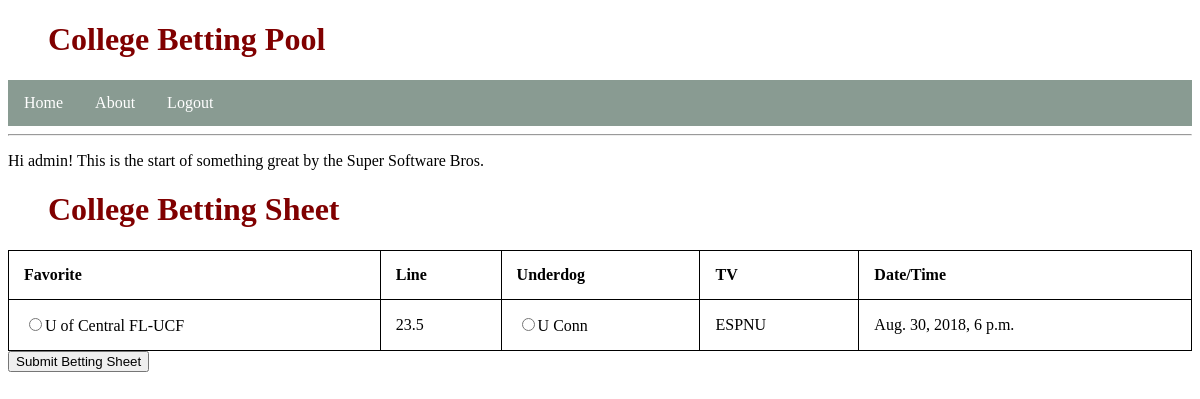
/collegebettingpoolapp/ (signed in), run on an earlier commit of the app's database.
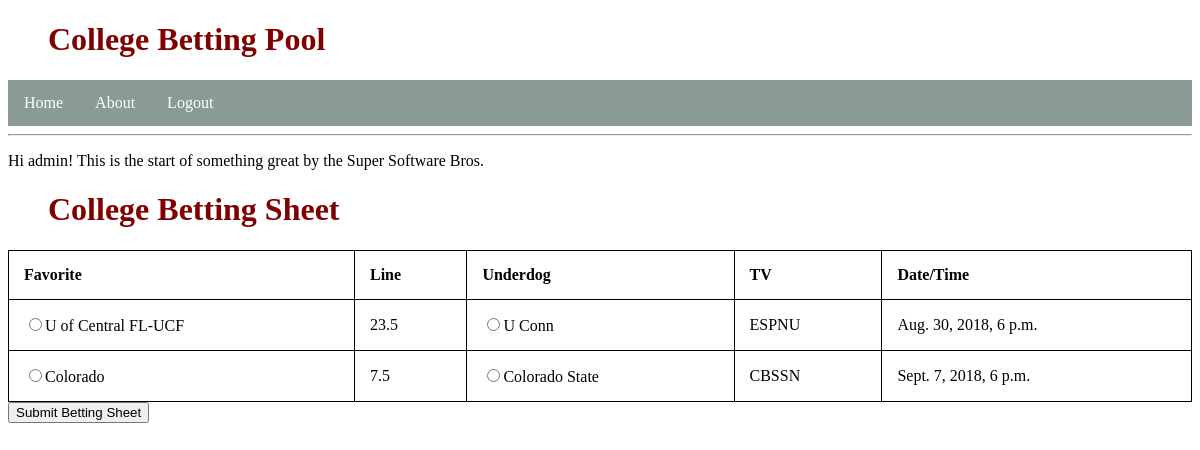
And on a later commit of the database.
### collegebettingpoolapp/models.py (models this page shows, shortened)
class Game(models.Model):
    favorite = models.CharField(max_length=200)
    underdog = models.CharField(max_length=200)
    line = models.DecimalField(decimal_places=1, max_digits=3)
    tv = models.CharField(max_length=20)
    datetime = models.DateTimeField(default=0)
    week = models.IntegerField(default=0)

### collegebettingpoolapp/views.py (the view)
# urls.py: path('', views.index, name='index'),
def index(request):
	current_week_game_list = Game.objects.order_by('id')[:15]
	context = {'current_week_game_list': current_week_game_list}
	if request.method == "POST":
		userID = request.POST["username"]
		for game in current_week_game_list:
			bet_selection = request.POST["favorite"]
			bet = Bet(1, 2, 1, 0, bet_selection)
			bet.save()
	return render(request, 'collegebettingpoolapp/home.html', context)

### collegebettingpoolapp/templates/collegebettingpoolapp/home.html (shortened to what this page needs)
{% extends 'base.html' %}
{% block content %}
{% if user.is_authenticated %}
  <p>Hi {{ user.username }}! This is the start of something great by the Super Software Bros.</p>
  <h1>College Betting Sheet</h1>
  	<form target="/" method="post">
  	<table style="width:100%">
  		<tr>
  			<th>Favorite</th>
  			<th>Line</th>
  			<th>Underdog</th>
  			<th>TV</th>
  			<th>Date/Time</th>
  		</tr>
  		{% for game in current_week_game_list %}
  		<tr>
  			<td><input type="radio" name="favorite" value="{{game.favorite}}" />{{ game.favorite }}</td>
  			<td>{{ game.line }}</td>
  			<td><input type="radio" name="underdog" value="{{game.underdog}}" />{{ game.underdog }}</td>
  			<td>{{ game.tv }}</td>
  			<td>{{ game.datetime }}</td>
  		</tr>
  		{% endfor %}
  	</table>
  	<input type="Submit" value="Submit Betting Sheet" />
  </form>
  <br/>
{% else %}
  <p>You are not logged in</p>
{% endif %}
{% endblock %}

### collegebettingpoolapp/templates/base.html (shortened to what this page needs)
{% load static %}
<!DOCTYPE html>
<html>
<head>
  	<link rel="stylesheet" type="text/css" href= "{% static 'collegebettingpoolapp/main.css'%}">
</head>
<body>
	<header>
		    <h1>College Betting Pool</h1>
    <ul>
  <li><a href="{% url 'index' %}">Home</a></li>
  {% if user.is_authenticated %}
  <li><a href="{% url 'bettingpool-about' %}">About</a></li>
  <li><a href="{% url 'logout' %}">Logout</a></li>
  {% else %}
  <li><a href="{% url 'login' %}">Login</a></li>
  {% endif %}
	</header>
	<hr>
  <main>
    {% block content %}
    {% endblock %}
  </main>
</body>
</html>

### collegebettingpoolapp/static/collegebettingpoolapp/main.css (style rules this page uses)
h1 { color: maroon; margin-left: 40px; }
ul { list-style-type: none; margin: 0; padding: 0; overflow: hidden; background-color: #2438; }
li { float: left; }
li a { display: block; color: white; text-align: center; padding: 14px 16px; text-decoration: none; }

### collegebettingpoolapp/templates/base.html (style rules this page uses)
body { background-color: white; }
h1 { color: maroon; margin-left: 40px; }
ul { list-style-type: none; margin: 0; padding: 0; overflow: hidden; background-color: #2438; }
li { float: left; }
li a { display: block; color: white; text-align: center; padding: 14px 16px; text-decoration: none; }
table, th, td { border: 1px solid black; border-collapse: collapse; }
th, td { padding: 15px; text-align: left; }

What changed in the data, as far as the page shows it:
added Game: favorite "Colorado", line "7.5", underdog "Colorado State", tv "CBSSN", datetime "Sept. 7, 2018, 6 p.m."
